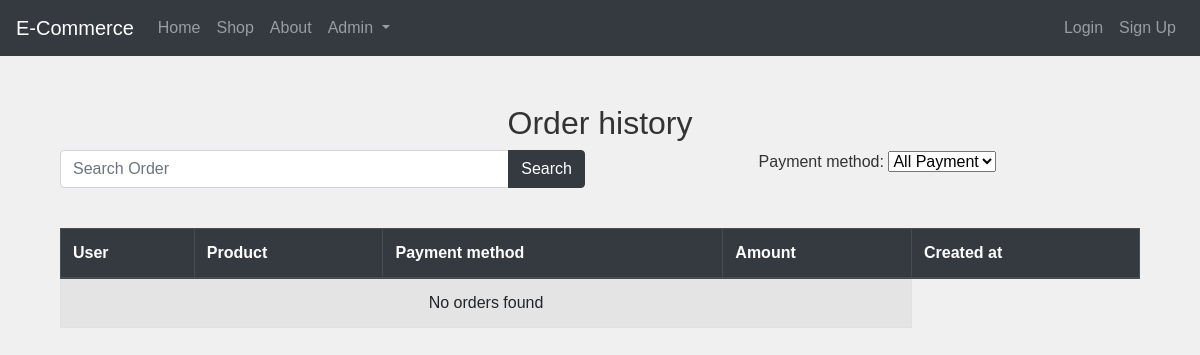
Before: /oderHistory/1 with the older database file.
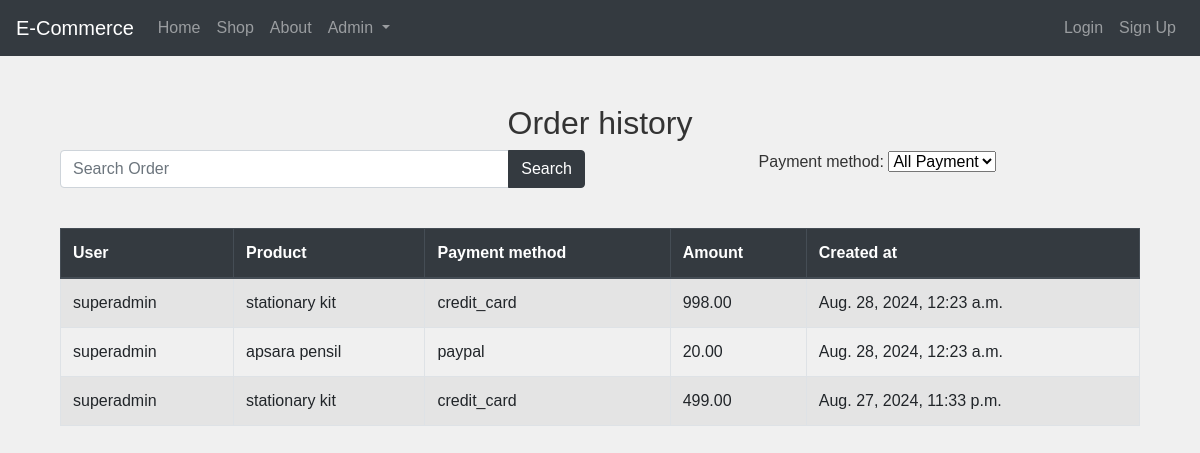
After: the same page with the newer database file.
### shop/models.py (models this page shows)
class Order(models.Model):
    user = models.ForeignKey(settings.AUTH_USER_MODEL, on_delete=models.CASCADE, db_index=True)
    product = models.ForeignKey(Product, on_delete=models.CASCADE, db_index=True)
    payment_method = models.CharField(max_length=50)
    amount = models.DecimalField(max_digits=10, decimal_places=2, default=Decimal('0.00'))
    created_at = models.DateTimeField(auto_now_add=True, db_index=True)

class Product(models.Model):
    category = models.ForeignKey(Category, related_name='products', on_delete=models.CASCADE)
    name = models.CharField(max_length=255)
    description = models.TextField()
    price = models.DecimalField(max_digits=10, decimal_places=2)
    stock = models.PositiveIntegerField()
    image = models.ImageField(upload_to='products/images/', blank=True, null=True)
    created_at = models.DateTimeField(default=timezone.now)
    updated_at = models.DateTimeField(auto_now=True)
    def __str__(self):
        return self.name
    class Meta:
        ordering = ['-created_at']

### shop/views.py (the view)
# urls.py: path('oderHistory/<int:user>', views.oderHistory, name='oderHistory'),
def oderHistory(request,user):
    order_history= Order.objects.filter(user=user).order_by('-created_at')
    used_payment_methods = Order.objects.values_list('payment_method', flat=True).distinct()
    payment_method = request.GET.get('payment_method', '')
    search_query = request.GET.get('search', '')
    if search_query:
        order_history = Order.objects.filter(product__name__icontains=search_query).order_by('-created_at')
    if payment_method:
        order_history= Order.objects.filter(user=user,payment_method = payment_method).order_by('-created_at')
    return render(request, 'shop/order_history.html',{'order_history':order_history,'used_payment_methods':used_payment_methods})

### shop/templates/shop/order_history.html (shortened to what this page needs)
{% extends 'base.html' %}
{% block content %}
<div class="container mt-5">
    <h2 class="mb-2">Order history</h2>
    <div class="row mb-4">
    <div class="col-md-6 mb-3">
        <form method="GET" action="{% url 'oderHistory' user.id %}">
            <div class="input-group">
                <input type="text" class="form-control" name="search" placeholder="Search Order" value="{{ request.GET.search }}">
                <div class="input-group-append">
                    <button class="btn btn-dark" type="submit">Search</button>
                </div>
            </div>
        </form>
    </div>
        <div class="col-md-6">
            <form method="GET" action="{% url 'oderHistory' user.id %}">
                <div class="form-group">
                    <label for="payment_method" class="form-label">Payment method:</label>
                    <select id="payment_method" name="payment_method" class="form-select" onchange="this.form.submit()">
                        <option value="">All Payment</option>
                    </select>
                </div>
            </form>
        </div>
    </div>
    <div class="table-responsive">
        <table class="table table-striped table-bordered">
            <thead class="thead-dark">
                <tr>
                    <th>User</th>
                    <th>Product</th>
                    <th>Payment method</th>
                    <th>Amount</th>
                    <th>Created at</th>
                </tr>
            </thead>
            <tbody>
                {% for data in order_history %}
                <tr>
                    <td>{{ data.user }}</td>
                    <td>{{ data.product }}</td>
                    <td>{{ data.payment_method }}</td>
                    <td>{{ data.amount }}</td>
                    <td>{{ data.created_at }}</td>
                </tr>
                {% empty %}
                <tr>
                    <td colspan="4" class="text-center">No orders found</td>
                </tr>
                {% endfor %}
            </tbody>
        </table>
    </div>
</div>
{% endblock %}

Changed rows visible on the page:
added Order: user "superadmin", product "stationary kit", payment_method "credit_card", amount "998.00", created_at "Aug. 28, 2024, 12:23 a.m."
added Order: user "superadmin", product "apsara pensil", payment_method "paypal", amount "20.00", created_at "Aug. 28, 2024, 12:23 a.m."
added Order: user "superadmin", product "stationary kit", payment_method "credit_card", amount "499.00", created_at "Aug. 27, 2024, 11:33 p.m."
Other visible differences:
text no longer shown: "No orders found"
